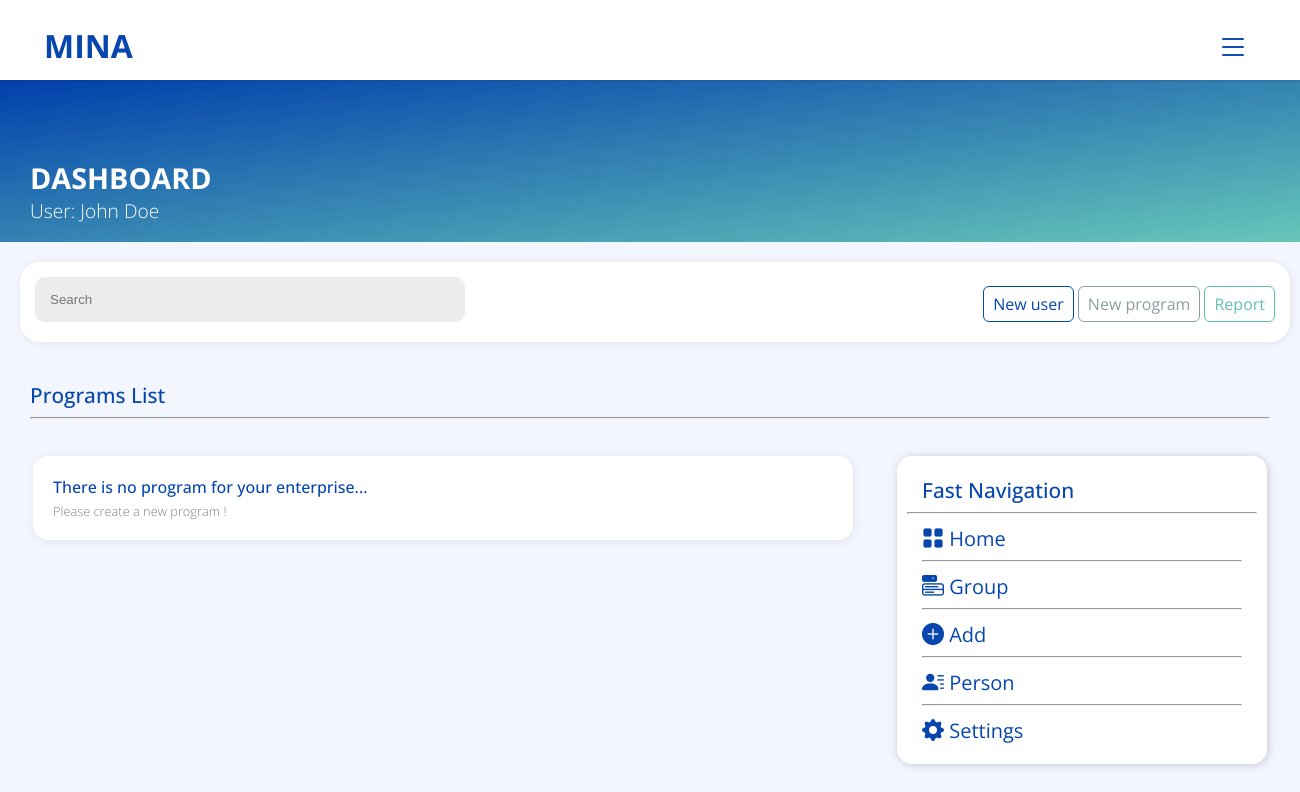
Before: /View/index.php (signed in) with the older database file.
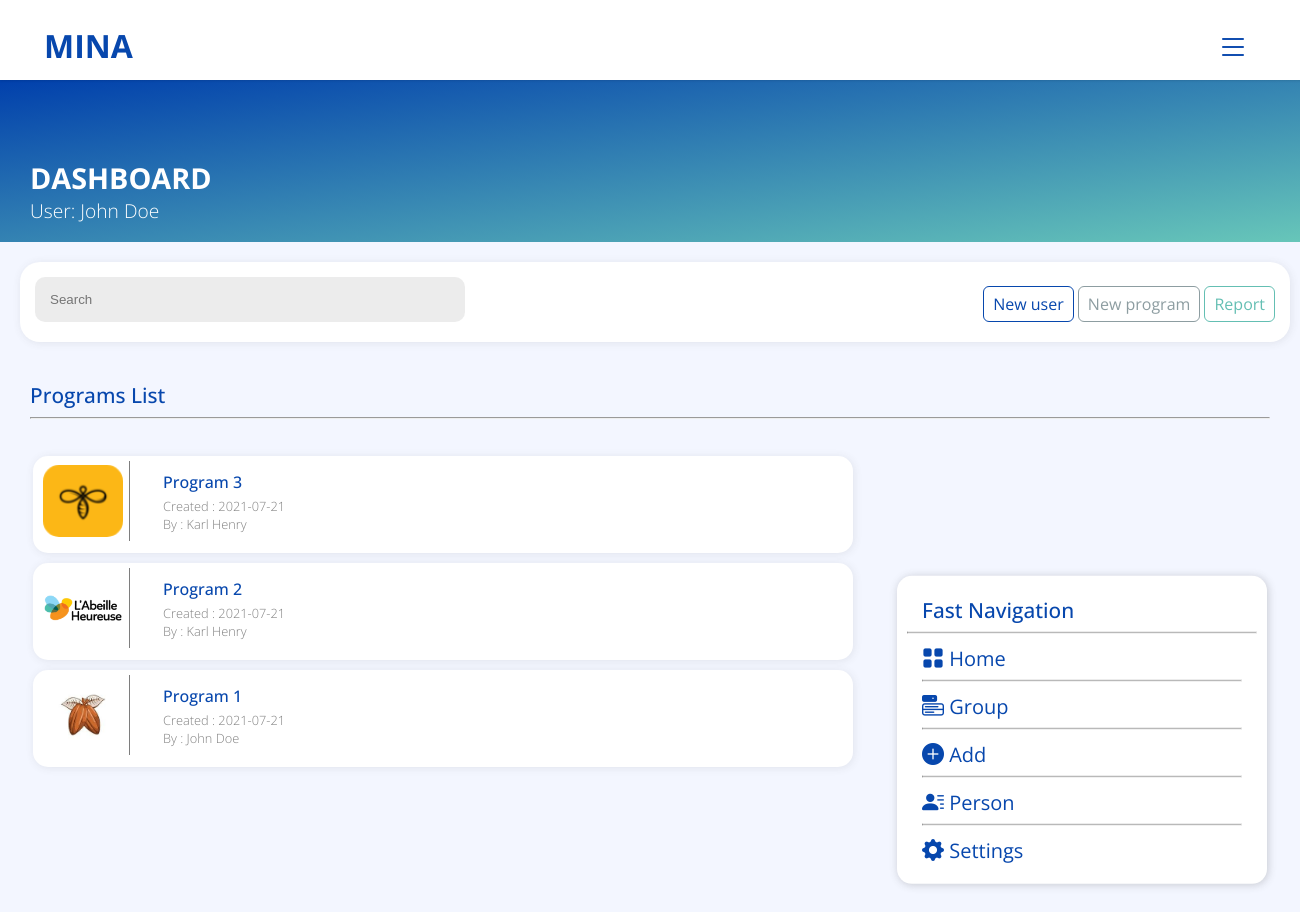
After: the same page with the newer database file.
### tables this page shows
CREATE TABLE `entreprise` (
  `id_ent` int(11) NOT NULL,
  `code_entreprise` varchar(50) NOT NULL,
  `nom_entreprise` varchar(100) NOT NULL,
  `date_creation` date NOT NULL,
  `date_expiration` date NOT NULL,
  `id_statut` int(11) NOT NULL
);

CREATE TABLE `program` (
  `id_program` int(11) NOT NULL,
  `program_name` varchar(50) NOT NULL,
  `date_creation` date NOT NULL,
  `date_expiration` date NOT NULL,
  `description` varchar(100) NOT NULL,
  `image` varchar(100) NOT NULL,
  `code_entreprise` varchar(50) NOT NULL,
  `code_user` int(11) NOT NULL
);

CREATE TABLE `users` (
  `code_user` int(11) NOT NULL,
  `nom` varchar(50) NOT NULL,
  `prenom` varchar(50) NOT NULL,
  `email` varchar(50) NOT NULL,
  `password` varchar(255) NOT NULL,
  `adresse` varchar(100) NOT NULL,
  `telephone_1` varchar(20) NOT NULL,
  `telephone_2` varchar(20) NOT NULL,
  `code_entreprise` varchar(50) NOT NULL,
  `id_role` int(11) NOT NULL,
  `id_statut` int(11) NOT NULL
);

### View/index.php (the view, shortened to what this page needs)
<!Doctype html>
<html>
<head>
    <link rel="stylesheet" href="css/style.css">
    <link rel="stylesheet" href="css/main.css">
    <link rel="stylesheet" href="https://cdn.jsdelivr.net/npm/bootstrap-icons@1.5.0/font/bootstrap-icons.css">
</head>
<body class="body">
    <?php
    include_once('header.php');
    ?>
    <div class="header-content">
        <div class="title">
            Dashboard
        </div>
        <span class="subtitle">User:
            <?php $nom = $_SESSION["nom"];
            $prenom = $_SESSION["prenom"];
            echo $nom . ' ' . $prenom; ?>
        </span>
    </div>
    <div class="second-part-content">
        <div class="search">
            <div class="custom-container">
                <form action="" method="post" class="">
                    <input type="text" name="searchAll" id="" placeholder="Search" class="search-main">
                </form>
            </div>
            <div class="link">
                <ul>
                    <?php
                    if (isset($_SESSION["role"]) && $_SESSION["role"] === 3) {
                        echo '<li><a href="add-user.php" class="btn btn-outline-primary">New user</a></li>
                            <li><a href="create-program.php" class="btn btn-outline-secondary">New program</a></li>
                            <li><a href="report.php" class="btn btn-outline-muted">Report</a></li>';
                    } elseif (isset($_SESSION["role"]) && $_SESSION["role"] === 2) {
                        echo '<li><a href="add-user.php" class="btn btn-outline-primary">New user</a></li>
                            <li><a href="create-program.php" class="btn btn-outline-secondary">New program</a></li>';
                    } elseif (isset($_SESSION["role"]) && $_SESSION["role"] === 1) {
                        echo '<li><a href="report.php" class="col-md btn btn-outline-muted">Report</a></li>';
                    }
                    ?>
                </ul>
            </div>
        </div>
    </div>
    <div class="third-part-content">
        <div class="container mt-3">
            <span class="title-page-list">
                <a>
                    Programs List
                </a>
                <hr class="hr">
            </span>
            <div class="list-content mt-3 mb-5">
                <?php
                if (isset($_POST["searchAll"])) {
                    $search = $_POST["searchAll"];
                    $code_entreprise = $_SESSION["code_entreprise"];
                    $query = "SELECT * FROM entreprise, program, users WHERE entreprise.code_entreprise = '$code_entreprise' AND program.code_entreprise = '$code_entreprise'
                    AND users.code_entreprise = '$code_entreprise' AND program_name LIKE '%$search%' AND users.code_user = program.code_user ORDER BY id_program DESC";
                    $result = $conn->query($query);
                    if (mysqli_num_rows($result) > 0) {
                        while ($row = mysqli_fetch_assoc($result)) {
                            echo '<a href="program-details.php?program=' . $row["id_program"] . '" class="nav-link">
                            <div class="bg-white">
                                <div class="img-size">
                                    <img src="../Assets/images/' . $row["image"] . '" class="img-content" alt="">
                                </div>
                                <div class="name-and-details">
                                    <div class="name">' . $row["program_name"] . '</div>
                                    <div class="details">
                                     Created : ' . $row["date_creation"] . '<br>
                                     By : ' . $row["nom"] . ' ' . $row["prenom"] . '</div>
                                </div>';
                           echo '</div>
                        </a>';
                        }
                    } else {
                        echo '<div class="bg-white">
                        <div class="group-name-and-details">
                            <div class="group-name">There is no program for your enterprise...</div>
                            <div class="group-details">Please create a new program !</div>
                        </div>
                    </div>';
                    }
                } else {
                    $code_entreprise = $_SESSION["code_entreprise"];
                    $query = "SELECT * FROM entreprise, program, users WHERE entreprise.code_entreprise = '$code_entreprise' AND program.code_entreprise = '$code_entreprise'
                    AND users.code_entreprise = '$code_entreprise' AND users.code_user = program.code_user ORDER BY id_program DESC";
                    $result = $conn->query($query);
                    if (mysqli_num_rows($result) > 0) {
                        while ($row = mysqli_fetch_assoc($result)) {
                            echo '
                            <div class="bg-white">';
                                    echo '<a href="program-details.php?program=' . $row["id_program"] . '" class="nav-link">
                                        <div class="img-size">
                                            <img src="../Assets/images/' . $row["image"] . '" class="img-content" alt="">
                                        </div>
                                        <div class="name-and-details">
                                            <div class="name">' . $row["program_name"] . '</div>
                                            <div class="details">
                                            Created : ' . $row["date_creation"] . '<br>
                                            By : ' . $row["nom"] . ' ' . $row["prenom"] . '</div>
                                        </div>
                                    </a>';
                            echo '</div> ';
                        }
                    }else {
                        echo '<div class="bg-white">
                            <div class="group-name-and-details">
                                <div class="group-name">There is no program for your enterprise...</div>
                                <div class="group-details">Please create a new program !</div>
                            </div>
                        </div>';
                    }
                }
                ?>
                <?php
                include_once('sidebar.php');
                ?>
            </div>
        </div>
    </div>
    <?php
    include_once('footer.php');
    ?>
</body>
</html>

### View/header.php (shortened to what this page needs)
<!Doctype html>
<html>
<head>
    <link rel="stylesheet" href="css/style.css">
    <link rel="stylesheet" href="https://cdn.jsdelivr.net/npm/bootstrap-icons@1.5.0/font/bootstrap-icons.css">
</head>
<body>
    <nav class="navbar">
        <div class="navbar-items" id="list">
            <ul>
                <li class="linked"><a class="navbar-brand">Mina</a></li>
                <li class="linked bullet-menu" >
                    <a href="" onclick="show_toggle(); return false" class="header-icon">
                        <i class="text-secondary bi bi-list"></i>
                    </a>
                </li>
            </ul>
        </div>
    </nav>
</body>
</html>

### View/sidebar.php (shortened to what this page needs)
<!Doctype html>
<html>
<head>
    <link rel="stylesheet" href="css/style.css">
    <link rel="stylesheet" href="https://cdn.jsdelivr.net/npm/bootstrap-icons@1.5.0/font/bootstrap-icons.css">
</head>
<body class="sidebar">
    <div class="sm-bg-white float-end"  data-bs-spy="scroll">
        <span class="title-page-list">
            <a class="fs-5">Fast Navigation</a>
            <hr>
        </span>
        <nav>
            <a href="index.php" class="nav__link">
                <i class="bi bi-grid-fill nav__icon"></i>
                <span class="nav__text">Home</span>
            </a>
            <hr>
            <a href="list-group.php" class="nav__link">
                <i class="bi bi-menu-button-fill nav__icon"></i>
                <span class="nav__text">Group</span>
            </a>
            <hr>
            <a href="create-program.php" class="nav__link nav__link--active">
                <i class="bi bi-plus-circle-fill nav__icon"></i>
                <span class="nav__text">Add</span>
            </a>
            <hr>
            <a href="list-person.php" class="nav__link">
                <i class="bi bi-person-lines-fill nav__icon"></i>
                <span class="nav__text">Person</span>
            </a>
            <hr>
            <a href="settings.php" class="nav__link">
                <i class="bi bi-gear-fill nav__icon"></i>
                <span class="nav__text">Settings</span>
            </a>
        </nav>
    </div>
</body>
</html>

### View/footer.php (shortened to what this page needs)
<!Doctype html>
<html>
<head>
    <link rel="stylesheet" href="css/style.css">
    <link rel="stylesheet" href="https://cdn.jsdelivr.net/npm/bootstrap-icons@1.5.0/font/bootstrap-icons.css">
</head>
<body>
</body>
</html>

### View/css/style.css (style rules this page uses)
:root { --background-color: #F3F6FF; --white: #FFF; --gray: rgba(128, 128, 128, 0.863); --primary: #0747AD; --secondary: #8d9da1; --muted: #64BFB3; --bg-light-gray: rgb(252, 252, 252); --red: rgb(180, 12, 0); }
.float-end { float:right; }
.container { padding: 0 30px; }
a { text-decoration: none; -webkit-tap-highlight-color: transparent; }
body, .body { background-color: var(--background-color); padding: 0; margin: 0; font-family: 'Open Sans', sans-serif; }
.header-content { background-image: linear-gradient(to bottom right, rgb(1, 64, 172), rgb(103, 198, 185)); height: auto; width: 100%; color: var(--white); padding: 18px 0; margin-top:80px; position: unset; }
.navbar { display: contents; width: 100%; }
.navbar-items { position: fixed; background-color: var(--white); box-shadow: 0 0 3px rgba(0, 0, 0, 0.2); height: auto; overflow-x: auto; top: 0; width: 100%; padding: 8px 4px; }
.navbar ul li { display: inline; flex-direction: column; align-items: center; justify-content: center; flex-grow: 1; min-width: 50px; white-space: nowrap; -webkit-tap-highlight-color: transparent; transition: background-color 0.1s ease-in-out; width: 100%; }
.header-icon { float: right; font-size: 2rem; color: var(--primary); margin-right: 30%; margin-top: -3.7%; }
.bullet-menu { font-size: 1.8rem; float: right; margin: 5px 25px 0 0; }
.title, .subtitle { margin: 0 30px; width: auto; }
.title { font-size: 1.8rem; font-weight: bold; margin-top: 60px; text-transform: uppercase; width: auto; }
.subtitle { font-weight: lighter; font-size: 1.2rem; }
.second-part-content { margin: 20px; padding: 15px; height: 50px; width: 1240px; background-color: var(--white); box-shadow: 1px 1px 8px rgba(65, 65, 65, 0.1); border-radius: 20px; }
.custom-container { float: left; }
.search-main { height: 45px; width: 400px; background-color: rgba(206, 206, 206, 0.384); border-style: none; border-radius: 10px; padding: 0 15px; -webkit-tap-highlight-color: transparent; }
.nav-link { color: inherit; text-decoration: none !important; -webkit-tap-highlight-color: transparent; }
.link { position: unset; float: right; }
.link ul li { list-style: none; display: inline-block; }
.btn { background-color: none; padding: 6px 9px; text-decoration: none; padding: 6px 9px; border-radius: 6px; }
.btn-outline-primary { border: 1px solid var(--primary); color: var(--primary); }
.btn-outline-secondary { border: 1px solid var(--secondary); color: var(--secondary); }
.btn-outline-muted { border: 1px solid var(--muted); color: var(--muted); }
.mt-3 { margin-top: 3%; }
.mb-5 { margin-bottom: 100px; }
.title-page-list a { color: var(--primary); font-weight: 500; font-size: 1.3rem; }
.list-content { padding: 0 3px; }
.bg-white { height: auto; width: 800px; border-radius: 15px; box-shadow: 1px 1px 8px rgba(65, 65, 65, 0.1); background-color: var(--white); padding: 20px 10px; margin-bottom: 10px; }
.sm-bg-white { display: flexbox; visibility: visible; height: auto; width: 350px; border-radius: 15px; box-shadow: 1px 1px 8px rgba(65, 65, 65, 0.247); background-color: var(--white); padding: 20px 10px; margin: 0 0 20px 20px; position: sticky; top: 100px; float: inline-end; right: 0; bottom: 20%; }
.sm-bg-white .title-page-list { margin-left: 15px; }
.sm-bg-white nav { margin: 0 15px; }
.img-size { height: 80px; width: 80px; padding-right: 6px; border-right: 1px solid rgb(126, 126, 126); margin-top: -15px; border-radius: 0%; }
.img-content { width: 80px; height: 80px; object-fit: contain; border-radius: 0%; }
.name-and-details { position: unset; margin-top: -70px; margin-left: 120px; }
.name, .group-name { font-weight: 500; color: var(--primary); margin-bottom: 4px; width: max-content; }
.details { font-weight: lighter; font-size: 0.8rem; color: gray; }
.nav__link { font-size: 20px; color: var(--primary); text-decoration: none; -webkit-tap-highlight-color: transparent; transition: background-color 0.1s ease-in-out; }
.nav__link--active { color: var(--primary); }
.nav__icon { font-size: 22px; }
.header-icon { float: right; font-size: 2rem; color: var(--primary); margin-right: 30px; }
.navbar-brand { font-weight: bold; font-size: 2rem; text-transform: uppercase; color: var(--primary); float: left; }
.group-name-and-details { position: unset; margin-top: 0; margin-left: 10px; }
.group-details { font-weight: lighter; font-size: 0.8rem; color: gray; }

Changed rows visible on the page:
now on this page (row edited): entreprise: program.image (picture), program.program_name "Program 3", program.date_creation "2021-07-21", users.nom "Karl", users.prenom "Henry", program.program_name "Program 2", program.program_name "Program 1", users.nom "John", users.prenom "Doe"
Other visible differences:
text no longer shown: "There is no program for your enterprise... Please create a new program !"
